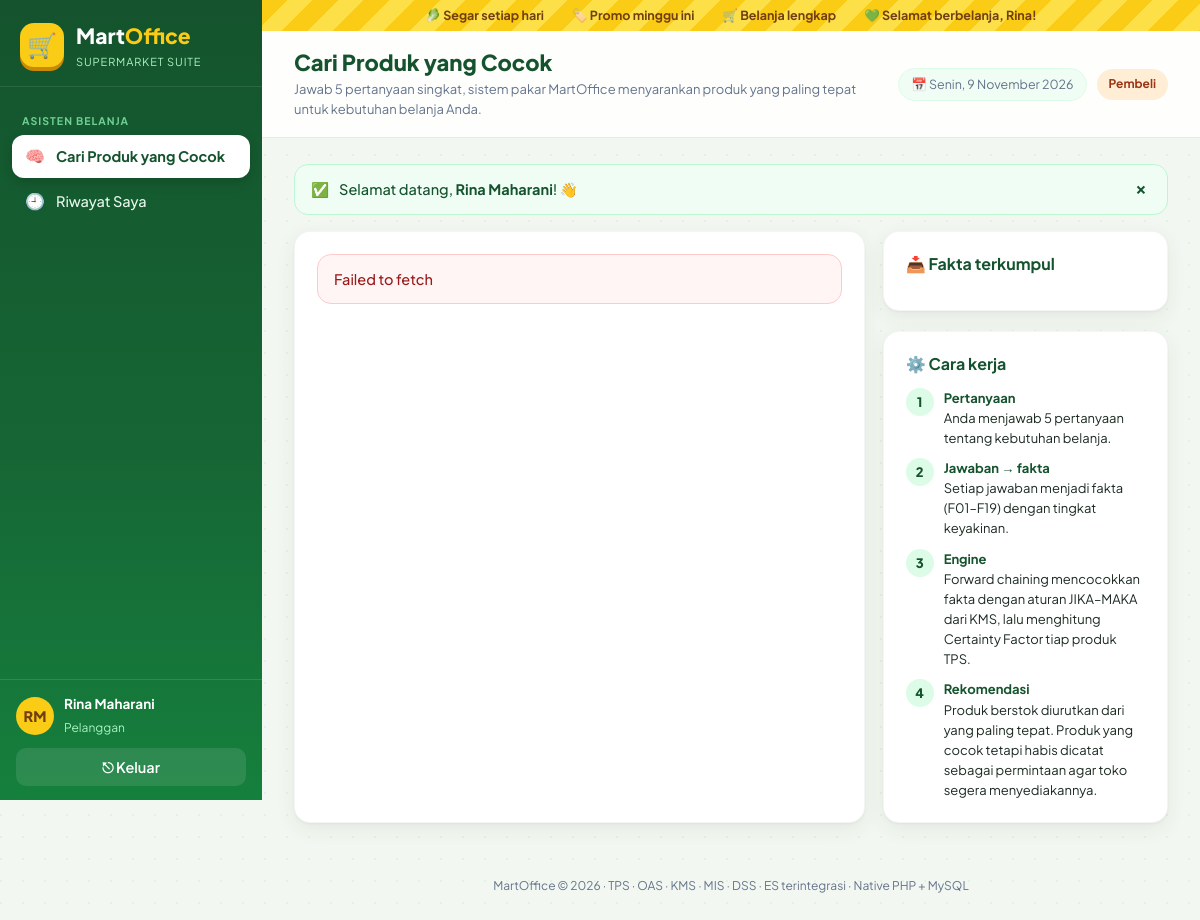
The page /es/konsultasi.php (signed in) on the database its author committed.
### tables this page shows
CREATE TABLE pegawai (
  id        INT AUTO_INCREMENT PRIMARY KEY,
  nama      VARCHAR(80)  NOT NULL,
  username  VARCHAR(40)  NOT NULL UNIQUE,
  password  VARCHAR(255) NOT NULL,
  role      ENUM('admin','manajer','staff') NOT NULL,
  jabatan   VARCHAR(60)  NULL,
  aktif     TINYINT(1)   NOT NULL DEFAULT 1,
  dibuat    DATETIME     NOT NULL DEFAULT CURRENT_TIMESTAMP
);

### includes/app.php (called while the page is built, shortened)
<?php
require_once __DIR__ . '/functions.php';
require_once __DIR__ . '/layout.php';
require_once __DIR__ . '/es.php';
if (!empty($_SESSION['uid'])) {
    $GLOBALS['ME'] = row('SELECT id,nama,username,role,jabatan FROM pegawai WHERE id=? AND aktif=1', [(int) $_SESSION['uid']]);
}

### includes/es.php (called while the page is built, shortened)
<?php
function es_set(): array
{
    static $s = null;
    if ($s === null) $s = array_map('floatval', array_column(rows('SELECT kunci, nilai FROM es_pengaturan'), 'nilai', 'kunci'));
    return $s;
}

### includes/layout.php (the view, shortened to what this page needs)
<?php
function menu_items(string $active = ''): array
{
    $r = role();
    $all = ['admin', 'manajer', 'staff'];
    $boss = ['admin', 'manajer'];
    $uid = uid();
    $unread  = (int) val('SELECT COUNT(*) FROM pesan WHERE id_penerima=? AND dibaca=0', [$uid]);
    $review  = in_array($r, $boss) ? (int) val("SELECT COUNT(*) FROM artikel_kms WHERE status='menunggu_review'") : 0;
    $tugas   = $r === 'staff'
        ? (int) val("SELECT COUNT(*) FROM tugas WHERE id_staff=? AND status!='selesai'", [$uid])
        : (int) val("SELECT COUNT(*) FROM tugas WHERE status!='selesai'");
    $menipis = (int) val('SELECT COUNT(*) FROM produk WHERE aktif=1 AND stok<?', [STOK_MIN]);
    $groups = [
        ['Utama', [
            ['beranda', '🏠', 'Beranda', 'beranda.php', $all, 0],
            ['dashboard', '📊', 'Dashboard Saya', home_url(), $all, 0],
            ['mis', '📈', 'MIS · Kinerja Perusahaan', 'mis/index.php', ['manajer'], 0],
            ['dss', '🧭', 'DSS · Pusat Keputusan ↗', 'sso_dss.php', $boss, 0],
        ]],
        ['TPS · Transaksi', [
            ['kasir', '🧾', 'Kasir', 'tps/kasir.php', ['admin', 'staff'], 0],
            ['transaksi', '🗂️', $r === 'staff' ? 'Transaksi Saya' : 'Riwayat Transaksi', 'tps/transaksi.php', $all, 0],
            ['produk', '📦', $r === 'admin' ? 'Produk & Stok' : 'Stok Produk', 'tps/produk.php', $all, $menipis],
            ['laporan', '📊', 'Laporan Penjualan', 'tps/laporan.php', $boss, 0],
        ]],
        ['OAS · Perkantoran', [
            ['tugas', '📋', $r === 'staff' ? 'Tugas Saya' : 'Tugas Staff', 'oas/tugas.php', $all, $tugas],
            ['pengumuman', '📢', 'Pengumuman', 'oas/pengumuman.php', $all, 0],
            ['agenda', '📅', 'Agenda', 'oas/agenda.php', $all, 0],
            ['dokumen', '📁', 'Dokumen', 'oas/dokumen.php', $all, 0],
            ['pesan', '✉️', 'Pesan Internal', 'oas/pesan.php', $all, $unread],
        ]],
        ['KMS · Pengetahuan', [
            ['kms', '📚', 'Knowledge Center', 'kms/index.php', $all, 0],
            ['kms-tulis', '✍️', 'Tulis Knowledge', 'kms/tulis.php', $all, 0],
            ['kms-review', '📝', 'Review Knowledge', 'kms/index.php?tab=review', $boss, $review],
            ['kms-kategori', '🏷️', 'Kategori KMS', 'kms/kategori.php', $boss, 0],
        ]],
        [$r === 'pembeli' ? 'Asisten Belanja' : 'ES · Sistem Pakar', es_tersedia() ? [
            ['es-konsultasi', '🧠', $r === 'pembeli' ? 'Cari Produk yang Cocok' : 'Konsultasi Produk', 'es/konsultasi.php', ['admin', 'manajer', 'staff', 'pembeli'], 0],
            ['es-order', '🗓️', 'Keputusan Waktu Order', 'es/order.php', ['manajer'],
                $r === 'manajer' ? (int) val("SELECT COUNT(*) FROM v_es_order_terbaru WHERE kode_kesimpulan='K01' AND status='saran'") : 0],
            ['es-riwayat', '🕘', $r === 'pembeli' ? 'Riwayat Saya' : 'Riwayat Konsultasi', 'es/riwayat.php', ['admin', 'manajer', 'staff', 'pembeli'], 0],
            ['es-basis', '📐', 'Basis Pengetahuan', 'es/basis.php', $all, 0],
        ] : []],
        ['Master', [
            ['users', '👥', 'User & Role', 'admin/users.php', ['admin'], 0],
        ]],
    ];
    $out = [];
    foreach ($groups as [$label, $items]) {
        $items = array_values(array_filter($items, fn($i) => in_array($r, $i[4], true)));
        if ($items) $out[] = [$label, $items];
    }
    return $out;
}
function page_start(string $title, string $active = '', string $subtitle = ''): void
{
    $u = me();
    ?><!doctype html>
<html lang="id">
<head>
<link rel="stylesheet" href="<?= url('assets/css/style.css') ?>">
</head>
<body>
<div class="shell">
  <aside class="side<?= strncmp($active, 'mis', 3) === 0 ? ' compact' : '' ?>" id="side">
    <a class="brand" href="<?= url('beranda.php') ?>">
      <span class="logo">🛒</span>
      <span><b>Mart</b><i>Office</i><small><?= strncmp($active, 'mis', 3) === 0 ? 'Management Info System' : 'Supermarket Suite' ?></small></span>
    </a>
    <nav class="menu">
      <?php foreach (menu_items($active) as [$label, $items]): ?>
        <div class="menu-label"><?= e($label) ?></div>
        <?php foreach ($items as [$key, $ic, $text, $href, , $count]): ?>
          <a href="<?= url($href) ?>" class="<?= $key === $active ? 'on' : '' ?>">
            <span class="mi"><?= $ic ?></span><span class="mt"><?= e($text) ?></span>
          </a>
        <?php endforeach; ?>
      <?php endforeach; ?>
    </nav>
    <div class="side-foot">
      <div class="me">
        <span class="avatar"><?= e(inisial($u['nama'])) ?></span>
        <div><b><?= e($u['nama']) ?></b><small><?= e($u['jabatan'] ?: ucfirst($u['role'])) ?></small></div>
      </div>
      <a class="logout" href="<?= url('logout.php') ?>">⎋ Keluar</a>
    </div>
  </aside>
  <div class="main">
    <div class="promo-strip">
      <span>🥬 Segar setiap hari</span><span>🏷️ Promo minggu ini</span><span>🛒 Belanja lengkap</span><span>💚 <?= $u['role'] === 'pembeli' ? 'Selamat berbelanja' : 'Selamat bekerja' ?>, <?= e(explode(' ', $u['nama'])[0]) ?>!</span>
    </div>
    <header class="topbar">
      <div class="tb-title">
        <h1><?= e($title) ?></h1>
        <?php if ($subtitle): ?><p><?= $subtitle ?></p><?php endif; ?>
      </div>
      <div class="tb-right">
        <span class="today">📅 <?= tgl_panjang() ?></span>
        <span class="role-pill <?= e($u['role']) ?>"><?= e(ucfirst($u['role'])) ?></span>
      </div>
    </header>
    <main class="content">
      <?= render_flash() ?>
<?php
}
function page_end(): void
{
    ?>
    </main>
    <footer class="foot"><?= APP_NAME ?> © <?= date('Y') ?> · TPS · OAS · KMS · MIS · DSS · ES terintegrasi · Native PHP + MySQL</footer>
  </div>
</div>
</body>
</html>
<?php
}

### includes/functions.php (shortened to what this page needs)
<?php
function db(): mysqli
{
    static $db = null;
    if ($db === null) {
        try {
            $db = new mysqli(DB_HOST, DB_USER, DB_PASS, DB_NAME, DB_PORT);
        } catch (mysqli_sql_exception $ex) {
            fatal_page('Database belum siap',
                'MartOffice tidak dapat terhubung ke database <b>' . DB_NAME . '</b>.<br>'
                . 'Pastikan MySQL di XAMPP sudah <b>Start</b> dan file <code>database.sql</code> sudah dijalankan.<br>'
                . '<small>Detail: ' . e($ex->getMessage()) . '</small>');
        }
        $db->set_charset('utf8mb4');
        $db->query("SET time_zone = '+07:00'");
    }
    return $db;
}
function q(string $sql, array $p = [])
{
    $st = db()->prepare($sql);
    if ($p) {
        $types = '';
        foreach ($p as $v) $types .= is_int($v) ? 'i' : (is_float($v) ? 'd' : 's');
        $st->bind_param($types, ...$p);
    }
    $st->execute();
    $res = $st->get_result();
    return $res === false ? $st : $res;
}
function rows(string $sql, array $p = []): array { return q($sql, $p)->fetch_all(MYSQLI_ASSOC); }
function row(string $sql, array $p = []): ?array { return q($sql, $p)->fetch_assoc() ?: null; }
function e($v): string { return htmlspecialchars((string) ($v ?? ''), ENT_QUOTES, 'UTF-8'); }
function tgl_panjang($dt = null): string
{
    $hari = ['Minggu', 'Senin', 'Selasa', 'Rabu', 'Kamis', 'Jumat', 'Sabtu'];
    $bln = ['', 'Januari', 'Februari', 'Maret', 'April', 'Mei', 'Juni', 'Juli', 'Agustus', 'September', 'Oktober', 'November', 'Desember'];
    $t = $dt ? strtotime($dt) : time();
    return $hari[(int) date('w', $t)] . ', ' . date('j', $t) . ' ' . $bln[(int) date('n', $t)] . ' ' . date('Y', $t);
}
function inisial(string $nama): string
{
    $p = preg_split('/\s+/', trim($nama));
    return strtoupper(mb_substr($p[0] ?? '?', 0, 1) . mb_substr($p[1] ?? '', 0, 1));
}
function url(string $path = ''): string { return BASE_URL . '/' . ltrim($path, '/'); }
function render_flash(): string
{
    $out = '';
    foreach ($_SESSION['flash'] ?? [] as [$t, $m]) {
        $ic = ['ok' => '✅', 'err' => '⚠️', 'info' => 'ℹ️'][$t] ?? 'ℹ️';
        $out .= '<div class="alert ' . $t . '"><span>' . $ic . '</span><div>' . $m . '</div><button type="button" class="x" onclick="this.parentNode.remove()">×</button></div>';
    }
    return $out;
}
function csrf_token(): string
{
    return $_SESSION['csrf'];
}
function me(): ?array { return $GLOBALS['ME'] ?? null; }
function role(): string { return me()['role'] ?? ''; }
function is_pembeli(): bool { return role() === 'pembeli'; }

### es/konsultasi.php (shortened to what this page needs)
<?php
require __DIR__ . '/../includes/app.php';
require __DIR__ . '/_es.php';
$pembeli = is_pembeli();
page_start($pembeli ? 'Cari Produk yang Cocok' : 'Konsultasi Produk', 'es-konsultasi', $pembeli
    ? 'Jawab 5 pertanyaan singkat, sistem pakar MartOffice menyarankan produk yang paling tepat untuk kebutuhan belanja Anda.'
    : 'Expert System: tanyakan kebutuhan pembeli, sistem menyarankan produk yang paling tepat beserta alasannya.');
echo es_app_open('konsultasi', ['cf-min' => es_set()['cf_min'] ?? 0.4, 'pembeli' => $pembeli ? 1 : 0, 'nama' => me()['nama']]);
?>
<div id="es-form" class="grid g-side">
  <div class="card">
    <div id="es-wiz" class="es-wiz"><div class="es-load">Memuat pertanyaan dari basis pengetahuan…</div></div>
  </div>
  <div>
    <div class="card">
      <div class="card-h"><h3>📥 Fakta terkumpul</h3></div>
    </div>
    <div class="card">
      <div class="card-h"><h3>⚙️ Cara kerja</h3></div>
      <ol class="es-how">
        <li><span><b>Pertanyaan</b><?= $pembeli ? 'Anda menjawab 5 pertanyaan tentang kebutuhan belanja.' : 'Staf menanyakan 5 hal kepada pembeli (atau pembeli mengisi sendiri lewat akun pembeli).' ?></span></li>
        <li><span><b>Jawaban → fakta</b>Setiap jawaban menjadi fakta (F01–F19) dengan tingkat keyakinan.</span></li>
        <li><span><b>Engine</b>Forward chaining mencocokkan fakta dengan aturan JIKA–MAKA dari KMS, lalu menghitung Certainty Factor tiap produk TPS.</span></li>
        <li><span><b>Rekomendasi</b>Produk berstok diurutkan dari yang paling tepat. Produk yang cocok tetapi habis dicatat sebagai permintaan<?= $pembeli ? ' agar toko segera menyediakannya' : ' untuk gudang (OAS)' ?>.</span></li>
      </ol>
    </div>
  </div>
</div>
<?php
echo es_app_close();
page_end();

### es/_es.php (shortened to what this page needs)
<?php
function es_app_open(string $page, array $extra = []): string
{
    $attr = ['page' => $page, 'api' => url('api/es.php'), 'token' => csrf_token(), 'base' => BASE_URL] + $extra;
    $h = '<div id="es-app"';
    foreach ($attr as $k => $v) $h .= ' data-' . $k . '="' . e((string) $v) . '"';
    return $h . '>';
}
function es_app_close(): string
{
    return '</div><script src="' . url('assets/js/es.js') . '?v=' . filemtime(__DIR__ . '/../assets/js/es.js') . '"></script>';
}

### rows shown on the page
pegawai: nama "RM", nama "Rina Maharani", jabatan "Pelanggan", nama "Rina", role "Pembeli"

### other values the page prints
$label "ASISTEN BELANJA"
$ic "🧠"
$text "Cari Produk yang Cocok"
$ic "🕘"
$text "Riwayat Saya"
$title "Cari Produk yang Cocok"
$subtitle "Jawab 5 pertanyaan singkat, sistem pakar MartOffice menyarankan produk yang paling tepat untuk kebutuhan belanja Anda."
tgl_panjang() "Senin, 9 November 2026"
$ic "✅"
$m "Selamat datang, Rina Maharani ! 👋"
APP_NAME "MartOffice"
